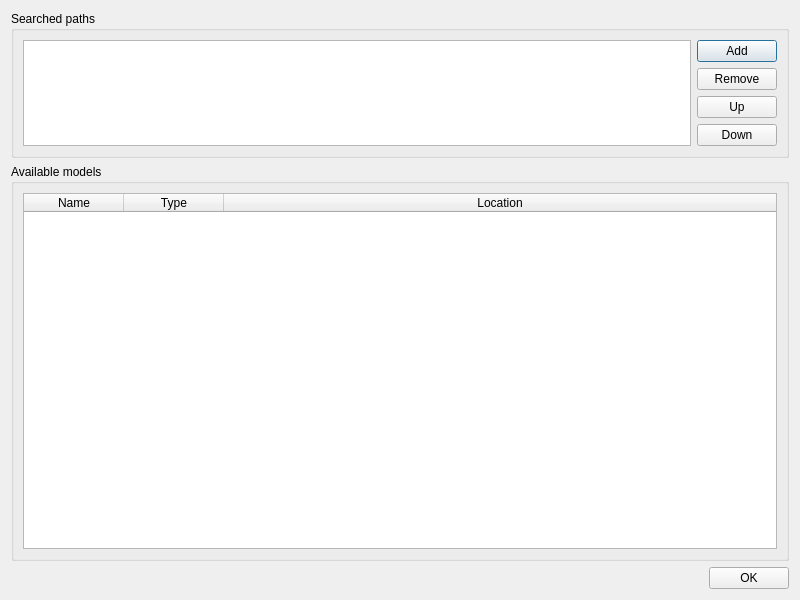
<?xml version="1.0" encoding="UTF-8"?>
<ui version="4.0">
 <class>modelManagerTab</class>
 <widget class="QDialog" name="modelManagerTab">
  <property name="geometry">
   <rect>
    <x>0</x>
    <y>0</y>
    <width>800</width>
    <height>600</height>
   </rect>
  </property>
  <property name="windowTitle">
   <string>Model Manager</string>
  </property>
  <layout class="QVBoxLayout" name="verticalLayout_2" stretch="1,3,0">
   <item>
    <widget class="QGroupBox" name="groupBoxPaths">
     <property name="title">
      <string>Searched paths</string>
     </property>
     <layout class="QHBoxLayout" name="horizontalLayout">
      <item>
       <widget class="QListWidget" name="directoryList">
        <property name="toolTip">
         <string>Folders where dll will be searched</string>
        </property>
       </widget>
      </item>
      <item>
       <layout class="QVBoxLayout" name="verticalLayout">
        <item>
         <widget class="QPushButton" name="addDir">
          <property name="toolTip">
           <string>Add new path for dll search</string>
          </property>
          <property name="text">
           <string>Add</string>
          </property>
          <property name="icon">
           <iconset resource="../../MusenGUI/MusenGUI/musengui.qrc">
            <normaloff>:/MusenGUI/Pictures/add.png</normaloff>:/MusenGUI/Pictures/add.png</iconset>
          </property>
         </widget>
        </item>
        <item>
         <widget class="QPushButton" name="removeDir">
          <property name="toolTip">
           <string>Remove path from dll search</string>
          </property>
          <property name="text">
           <string>Remove</string>
          </property>
          <property name="icon">
           <iconset resource="../../MusenGUI/MusenGUI/musengui.qrc">
            <normaloff>:/MusenGUI/Pictures/minus.png</normaloff>:/MusenGUI/Pictures/minus.png</iconset>
          </property>
         </widget>
        </item>
        <item>
         <widget class="QPushButton" name="upDir">
          <property name="text">
           <string>Up</string>
          </property>
          <property name="icon">
           <iconset resource="../../MusenGUI/MusenGUI/musengui.qrc">
            <normaloff>:/MusenGUI/Pictures/up.png</normaloff>:/MusenGUI/Pictures/up.png</iconset>
          </property>
         </widget>
        </item>
        <item>
         <widget class="QPushButton" name="downDir">
          <property name="text">
           <string>Down</string>
          </property>
          <property name="icon">
           <iconset resource="../../MusenGUI/MusenGUI/musengui.qrc">
            <normaloff>:/MusenGUI/Pictures/down.png</normaloff>:/MusenGUI/Pictures/down.png</iconset>
          </property>
         </widget>
        </item>
       </layout>
      </item>
     </layout>
     <zorder>directoryList</zorder>
    </widget>
   </item>
   <item>
    <widget class="QGroupBox" name="groupBox">
     <property name="title">
      <string>Available models</string>
     </property>
     <layout class="QVBoxLayout" name="verticalLayout_3">
      <item>
       <widget class="CQtTable" name="modelsTable">
        <property name="toolTip">
         <string>The list of accessible libraries</string>
        </property>
        <property name="alternatingRowColors">
         <bool>true</bool>
        </property>
        <property name="horizontalScrollMode">
         <enum>QAbstractItemView::ScrollPerPixel</enum>
        </property>
        <attribute name="horizontalHeaderShowSortIndicator" stdset="0">
         <bool>true</bool>
        </attribute>
        <attribute name="horizontalHeaderStretchLastSection">
         <bool>true</bool>
        </attribute>
        <column>
         <property name="text">
          <string>Name</string>
         </property>
        </column>
        <column>
         <property name="text">
          <string>Type</string>
         </property>
        </column>
        <column>
         <property name="text">
          <string>Location</string>
         </property>
        </column>
       </widget>
      </item>
     </layout>
    </widget>
   </item>
   <item>
    <layout class="QHBoxLayout" name="horizontalLayout_2">
     <item>
      <spacer name="horizontalSpacer">
       <property name="orientation">
        <enum>Qt::Horizontal</enum>
       </property>
       <property name="sizeHint" stdset="0">
        <size>
         <width>40</width>
         <height>20</height>
        </size>
       </property>
      </spacer>
     </item>
     <item>
      <widget class="QPushButton" name="okButton">
       <property name="text">
        <string>OK</string>
       </property>
       <property name="icon">
        <iconset resource="../../MusenGUI/MusenGUI/musengui.qrc">
         <normaloff>:/MusenGUI/Pictures/apply.png</normaloff>:/MusenGUI/Pictures/apply.png</iconset>
       </property>
      </widget>
     </item>
    </layout>
   </item>
  </layout>
 </widget>
 <customwidgets>
  <customwidget>
   <class>CQtTable</class>
   <extends>QTableWidget</extends>
   <header>QtTable.h</header>
  </customwidget>
 </customwidgets>
 <tabstops>
  <tabstop>directoryList</tabstop>
  <tabstop>addDir</tabstop>
  <tabstop>removeDir</tabstop>
  <tabstop>upDir</tabstop>
  <tabstop>downDir</tabstop>
  <tabstop>modelsTable</tabstop>
  <tabstop>okButton</tabstop>
 </tabstops>
 <resources>
  <include location="../../MusenGUI/MusenGUI/musengui.qrc"/>
 </resources>
 <connections/>
</ui>
